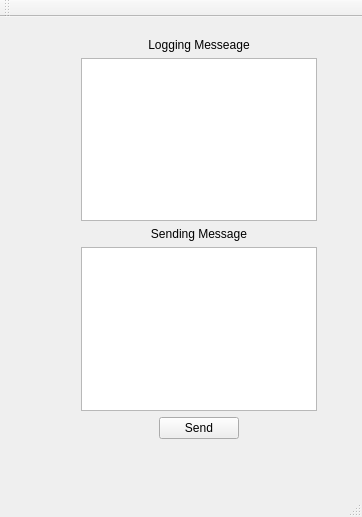
<?xml version="1.0" encoding="UTF-8"?>
<ui version="4.0">
 <class>MainWindow</class>
 <widget class="QMainWindow" name="MainWindow">
  <property name="geometry">
   <rect>
    <x>0</x>
    <y>0</y>
    <width>362</width>
    <height>517</height>
   </rect>
  </property>
  <property name="windowTitle">
   <string>MainWindow</string>
  </property>
  <widget class="QWidget" name="centralWidget">
   <widget class="QWidget" name="layoutWidget">
    <property name="geometry">
     <rect>
      <x>70</x>
      <y>10</y>
      <width>258</width>
      <height>423</height>
     </rect>
    </property>
    <layout class="QVBoxLayout" name="verticalLayout">
     <item>
      <widget class="QLabel" name="label">
       <property name="text">
        <string>Logging Messeage</string>
       </property>
       <property name="alignment">
        <set>Qt::AlignCenter</set>
       </property>
      </widget>
     </item>
     <item>
      <widget class="QTextEdit" name="infoEdit"/>
     </item>
     <item>
      <widget class="QLabel" name="label_2">
       <property name="text">
        <string>Sending Message</string>
       </property>
       <property name="alignment">
        <set>Qt::AlignCenter</set>
       </property>
      </widget>
     </item>
     <item>
      <widget class="QTextEdit" name="inputEdit"/>
     </item>
     <item>
      <layout class="QHBoxLayout" name="horizontalLayout">
       <item>
        <spacer name="horizontalSpacer">
         <property name="orientation">
          <enum>Qt::Horizontal</enum>
         </property>
         <property name="sizeHint" stdset="0">
          <size>
           <width>40</width>
           <height>20</height>
          </size>
         </property>
        </spacer>
       </item>
       <item>
        <widget class="QPushButton" name="sendButton">
         <property name="text">
          <string>Send</string>
         </property>
        </widget>
       </item>
       <item>
        <spacer name="horizontalSpacer_2">
         <property name="orientation">
          <enum>Qt::Horizontal</enum>
         </property>
         <property name="sizeHint" stdset="0">
          <size>
           <width>40</width>
           <height>20</height>
          </size>
         </property>
        </spacer>
       </item>
      </layout>
     </item>
    </layout>
   </widget>
  </widget>
  <widget class="QMenuBar" name="menuBar">
   <property name="geometry">
    <rect>
     <x>0</x>
     <y>0</y>
     <width>362</width>
     <height>22</height>
    </rect>
   </property>
  </widget>
  <widget class="QToolBar" name="mainToolBar">
   <attribute name="toolBarArea">
    <enum>TopToolBarArea</enum>
   </attribute>
   <attribute name="toolBarBreak">
    <bool>false</bool>
   </attribute>
  </widget>
  <widget class="QStatusBar" name="statusBar"/>
 </widget>
 <layoutdefault spacing="6" margin="11"/>
 <resources/>
 <connections/>
</ui>
